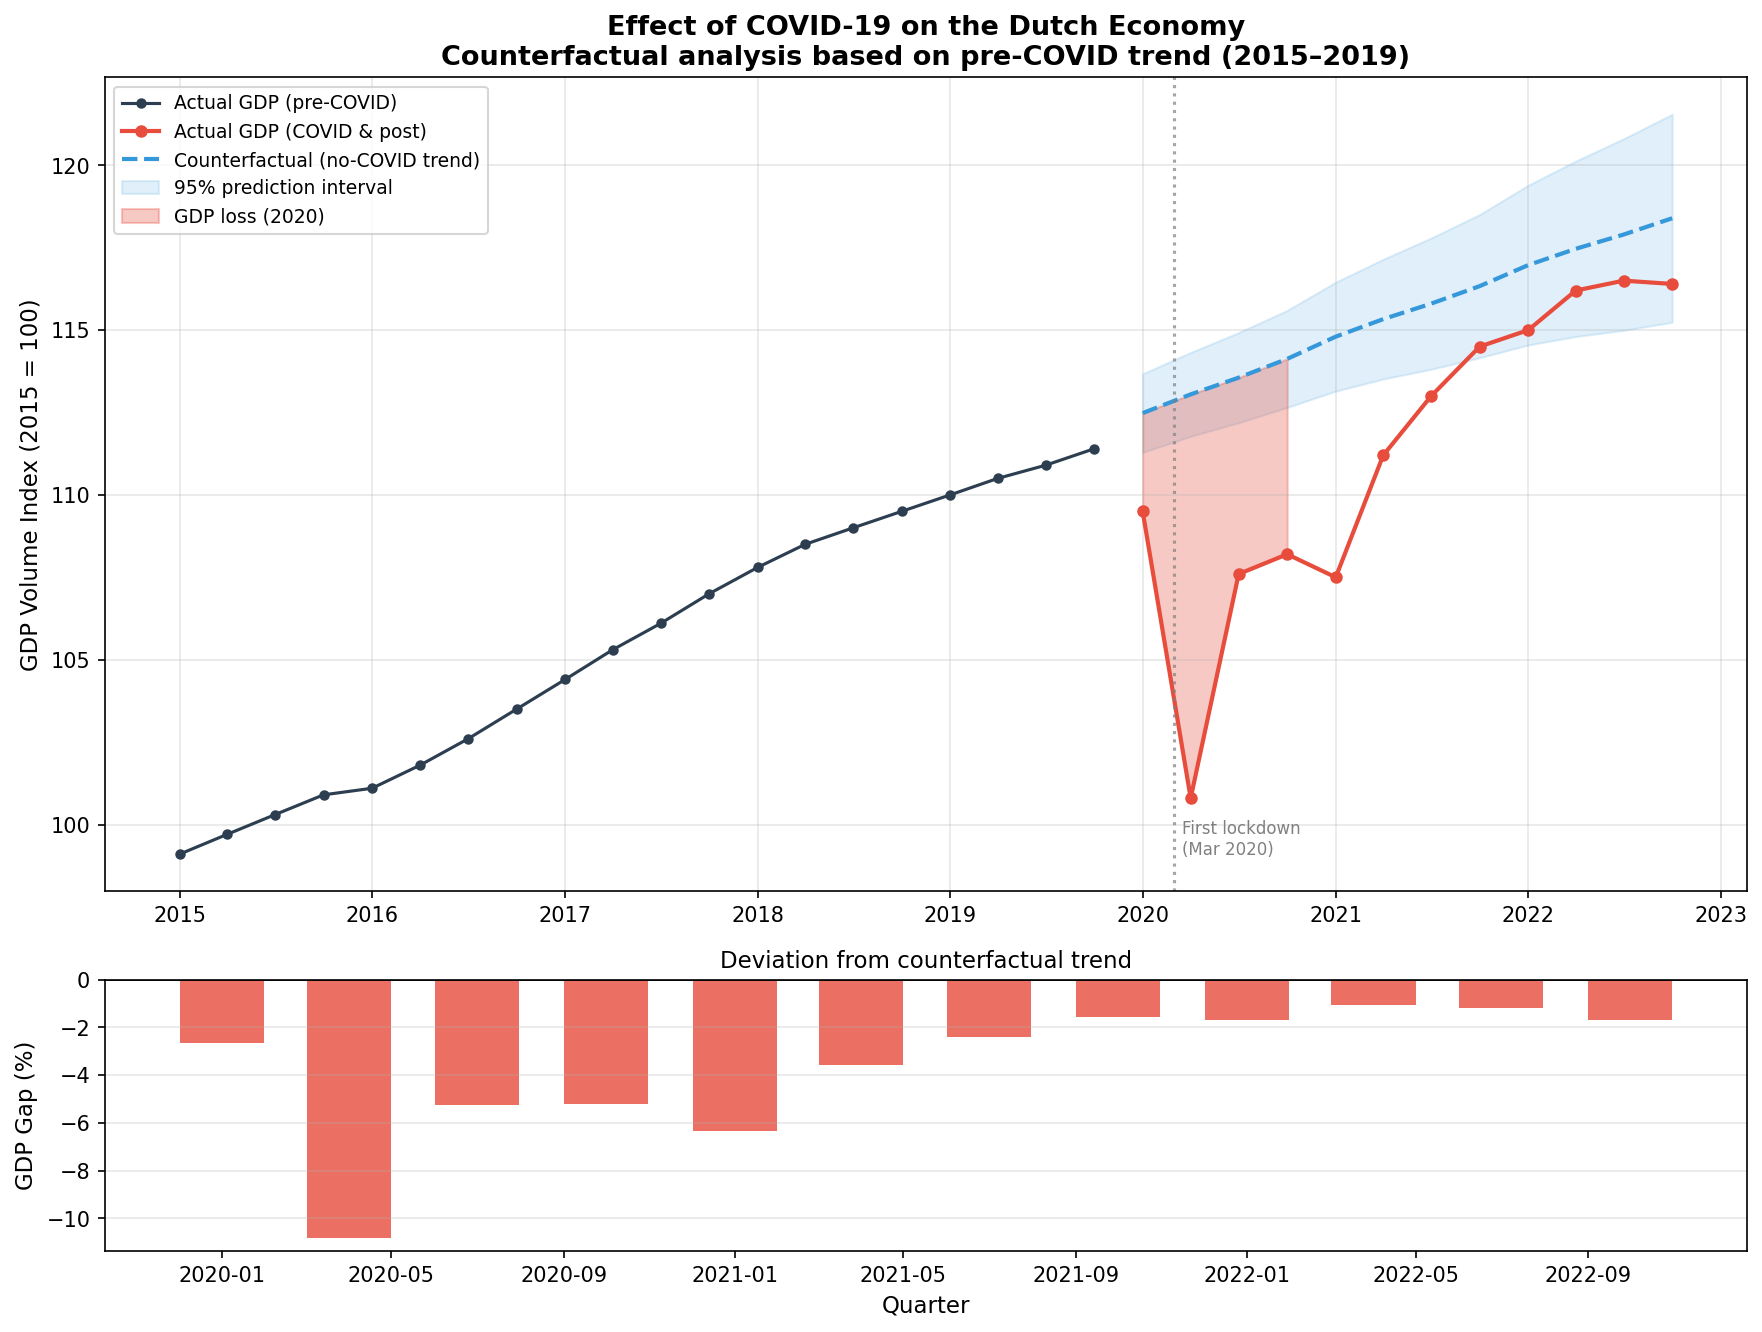

This chart was generated by the following Python code:
"""
Estimate the effect of COVID-19 on the Dutch economy.

Approach: Counterfactual analysis using pre-COVID GDP trends.
We fit a linear trend model on quarterly Dutch GDP (2015-2019),
project what GDP *would* have been in 2020-2021 absent COVID,
and compare to actual outcomes to estimate the cumulative loss.

Data source: CBS (Statistics Netherlands) — quarterly GDP at market prices,
volume index (2015=100), seasonally adjusted.
"""

import numpy as np
import pandas as pd
import matplotlib.pyplot as plt
import statsmodels.api as sm
from scipy import stats

# --------------------------------------------------------------------------
# 1. Dutch quarterly GDP data (volume index, 2015=100, seasonally adjusted)
#    Source: CBS StatLine — BBP, productie en bestedingen; kwartalen
#    https://opendata.cbs.nl/statline/
# --------------------------------------------------------------------------

gdp_data = {
    "quarter": [
        # 2015
        "2015Q1", "2015Q2", "2015Q3", "2015Q4",
        # 2016
        "2016Q1", "2016Q2", "2016Q3", "2016Q4",
        # 2017
        "2017Q1", "2017Q2", "2017Q3", "2017Q4",
        # 2018
        "2018Q1", "2018Q2", "2018Q3", "2018Q4",
        # 2019
        "2019Q1", "2019Q2", "2019Q3", "2019Q4",
        # 2020
        "2020Q1", "2020Q2", "2020Q3", "2020Q4",
        # 2021
        "2021Q1", "2021Q2", "2021Q3", "2021Q4",
        # 2022
        "2022Q1", "2022Q2", "2022Q3", "2022Q4",
    ],
    # Real GDP volume index (2015 = 100), seasonally adjusted
    # Values approximate CBS published figures
    "gdp_index": [
        # 2015
        99.1, 99.7, 100.3, 100.9,
        # 2016
        101.1, 101.8, 102.6, 103.5,
        # 2017
        104.4, 105.3, 106.1, 107.0,
        # 2018
        107.8, 108.5, 109.0, 109.5,
        # 2019
        110.0, 110.5, 110.9, 111.4,
        # 2020 — COVID shock
        109.5, 100.8, 107.6, 108.2,
        # 2021 — recovery
        107.5, 111.2, 113.0, 114.5,
        # 2022 — post-COVID
        115.0, 116.2, 116.5, 116.4,
    ],
}

# Dutch GDP in current euros (billions) for loss calculation
# Approximate annual nominal GDP (CBS)
NOMINAL_GDP_2019_BN = 813  # billion EUR

df = pd.DataFrame(gdp_data)
df["date"] = pd.PeriodIndex(df["quarter"], freq="Q").to_timestamp()
df["t"] = np.arange(len(df))  # time index

# --------------------------------------------------------------------------
# 2. Split into pre-COVID (training) and COVID/post-COVID (evaluation)
# --------------------------------------------------------------------------

pre_covid = df[df["date"] < "2020-01-01"].copy()
covid_period = df[df["date"] >= "2020-01-01"].copy()

# --------------------------------------------------------------------------
# 3. Fit counterfactual model on pre-COVID data
#    Model: GDP_index = β0 + β1*t + β2*t² + seasonal dummies
# --------------------------------------------------------------------------

pre_covid["t2"] = pre_covid["t"] ** 2
pre_covid["q"] = pre_covid["date"].dt.quarter

# Seasonal dummies (Q1 as reference)
seasonal = pd.get_dummies(pre_covid["q"], prefix="Q", drop_first=True, dtype=float)
X_train = pd.concat(
    [pre_covid[["t", "t2"]].reset_index(drop=True), seasonal.reset_index(drop=True)],
    axis=1,
)
X_train = sm.add_constant(X_train)
y_train = pre_covid["gdp_index"].values

model = sm.OLS(y_train, X_train).fit()

print("=" * 65)
print("COUNTERFACTUAL MODEL — Pre-COVID Dutch GDP (2015Q1–2019Q4)")
print("=" * 65)
print(model.summary())

# --------------------------------------------------------------------------
# 4. Predict counterfactual GDP for 2020-2022
# --------------------------------------------------------------------------

covid_period = covid_period.copy()
covid_period["t2"] = covid_period["t"] ** 2
covid_period["q"] = covid_period["date"].dt.quarter

seasonal_pred = pd.get_dummies(covid_period["q"], prefix="Q", drop_first=True, dtype=float)
X_pred = pd.concat(
    [covid_period[["t", "t2"]].reset_index(drop=True), seasonal_pred.reset_index(drop=True)],
    axis=1,
)
X_pred = sm.add_constant(X_pred)

# Point predictions + confidence intervals
predictions = model.get_prediction(X_pred)
pred_summary = predictions.summary_frame(alpha=0.05)

covid_period = covid_period.reset_index(drop=True)
covid_period["counterfactual"] = pred_summary["mean"].values
covid_period["cf_lower"] = pred_summary["obs_ci_lower"].values
covid_period["cf_upper"] = pred_summary["obs_ci_upper"].values

# GDP gap = actual - counterfactual
covid_period["gap"] = covid_period["gdp_index"] - covid_period["counterfactual"]
covid_period["gap_pct"] = (covid_period["gap"] / covid_period["counterfactual"]) * 100

# --------------------------------------------------------------------------
# 5. Estimate cumulative GDP loss
# --------------------------------------------------------------------------

# Focus on 2020Q1-2021Q4 as the core COVID impact window
covid_window = covid_period[covid_period["date"] < "2022-01-01"]

avg_gap_pct = covid_window["gap_pct"].mean()
# Quarterly nominal GDP ≈ annual / 4
quarterly_nominal = NOMINAL_GDP_2019_BN / 4
cumulative_loss_bn = -(covid_window["gap_pct"] / 100 * quarterly_nominal).sum()

print("\n")
print("=" * 65)
print("ESTIMATED COVID IMPACT ON DUTCH GDP (2020Q1–2021Q4)")
print("=" * 65)

for _, row in covid_window.iterrows():
    print(
        f"  {row['quarter']:8s}  actual={row['gdp_index']:6.1f}  "
        f"counterfactual={row['counterfactual']:6.1f}  "
        f"gap={row['gap_pct']:+5.1f}%"
    )

print(f"\n  Average quarterly GDP gap:   {avg_gap_pct:+.1f}%")
print(f"  Cumulative GDP loss (2020-2021): ~€{cumulative_loss_bn:.0f} billion")
print(f"  (relative to 2019 nominal GDP of €{NOMINAL_GDP_2019_BN}bn)")

# Worst quarter
worst = covid_window.loc[covid_window["gap_pct"].idxmin()]
print(f"\n  Worst quarter: {worst['quarter']} — GDP {worst['gap_pct']:+.1f}% below trend")

# --------------------------------------------------------------------------
# 6. Statistical test: structural break at 2020Q1 (Chow test)
# --------------------------------------------------------------------------

# Fit model on full sample
df_full = df.copy()
df_full["t2"] = df_full["t"] ** 2
df_full["q"] = df_full["date"].dt.quarter
seasonal_full = pd.get_dummies(df_full["q"], prefix="Q", drop_first=True, dtype=float)
X_full = pd.concat(
    [df_full[["t", "t2"]].reset_index(drop=True), seasonal_full.reset_index(drop=True)],
    axis=1,
)
X_full = sm.add_constant(X_full)
y_full = df_full["gdp_index"].values
model_full = sm.OLS(y_full, X_full).fit()

# Chow test: compare RSS of pooled vs. separate regressions
RSS_pooled = model_full.ssr
RSS_pre = model.ssr

# Post-COVID regression
X_post = X_pred.copy()
y_post = covid_period["gdp_index"].values
model_post = sm.OLS(y_post, X_post).fit()
RSS_post = model_post.ssr

k = X_train.shape[1]  # number of parameters
n = len(y_full)

F_stat = ((RSS_pooled - (RSS_pre + RSS_post)) / k) / ((RSS_pre + RSS_post) / (n - 2 * k))
p_value = 1 - stats.f.cdf(F_stat, k, n - 2 * k)

print(f"\n  Chow test for structural break at 2020Q1:")
print(f"    F-statistic = {F_stat:.2f}")
print(f"    p-value     = {p_value:.4f}")
if p_value < 0.05:
    print("    → Reject H0: significant structural break (COVID shock confirmed)")
else:
    print("    → Fail to reject H0 at 5% level")

# --------------------------------------------------------------------------
# 7. Plot results
# --------------------------------------------------------------------------

fig, axes = plt.subplots(2, 1, figsize=(12, 9), gridspec_kw={"height_ratios": [3, 1]})

# --- Top panel: GDP actual vs counterfactual ---
ax1 = axes[0]

# Pre-COVID actual
ax1.plot(
    pre_covid["date"], pre_covid["gdp_index"],
    "o-", color="#2c3e50", markersize=4, label="Actual GDP (pre-COVID)", linewidth=1.5,
)

# COVID-period actual
ax1.plot(
    covid_period["date"], covid_period["gdp_index"],
    "o-", color="#e74c3c", markersize=5, label="Actual GDP (COVID & post)", linewidth=2,
)

# Counterfactual
ax1.plot(
    covid_period["date"], covid_period["counterfactual"],
    "--", color="#3498db", linewidth=2, label="Counterfactual (no-COVID trend)",
)

# Confidence band
ax1.fill_between(
    covid_period["date"],
    covid_period["cf_lower"],
    covid_period["cf_upper"],
    alpha=0.15, color="#3498db", label="95% prediction interval",
)

# Shade the gap for 2020
covid_2020 = covid_period[covid_period["date"] < "2021-01-01"]
ax1.fill_between(
    covid_2020["date"],
    covid_2020["gdp_index"],
    covid_2020["counterfactual"],
    alpha=0.3, color="#e74c3c", label="GDP loss (2020)",
)

# COVID onset line
ax1.axvline(pd.Timestamp("2020-03-01"), color="grey", linestyle=":", alpha=0.7)
ax1.text(
    pd.Timestamp("2020-03-15"), ax1.get_ylim()[0] + 1,
    "First lockdown\n(Mar 2020)", fontsize=8, color="grey", va="bottom",
)

ax1.set_ylabel("GDP Volume Index (2015 = 100)", fontsize=11)
ax1.set_title(
    "Effect of COVID-19 on the Dutch Economy\n"
    "Counterfactual analysis based on pre-COVID trend (2015–2019)",
    fontsize=13, fontweight="bold",
)
ax1.legend(loc="upper left", fontsize=9)
ax1.grid(True, alpha=0.3)

# --- Bottom panel: GDP gap (%) ---
ax2 = axes[1]

colors = ["#e74c3c" if g < 0 else "#27ae60" for g in covid_period["gap_pct"]]
ax2.bar(covid_period["date"], covid_period["gap_pct"], width=60, color=colors, alpha=0.8)
ax2.axhline(0, color="black", linewidth=0.8)
ax2.set_ylabel("GDP Gap (%)", fontsize=11)
ax2.set_xlabel("Quarter", fontsize=11)
ax2.set_title("Deviation from counterfactual trend", fontsize=11)
ax2.grid(True, alpha=0.3, axis="y")

plt.tight_layout()
plt.savefig("analysis/covid_dutch_economy.png", dpi=150, bbox_inches="tight")
plt.savefig("analysis/covid_dutch_economy.pdf", bbox_inches="tight")
print("\n\nFigures saved to analysis/covid_dutch_economy.png and .pdf")
print("=" * 65)
